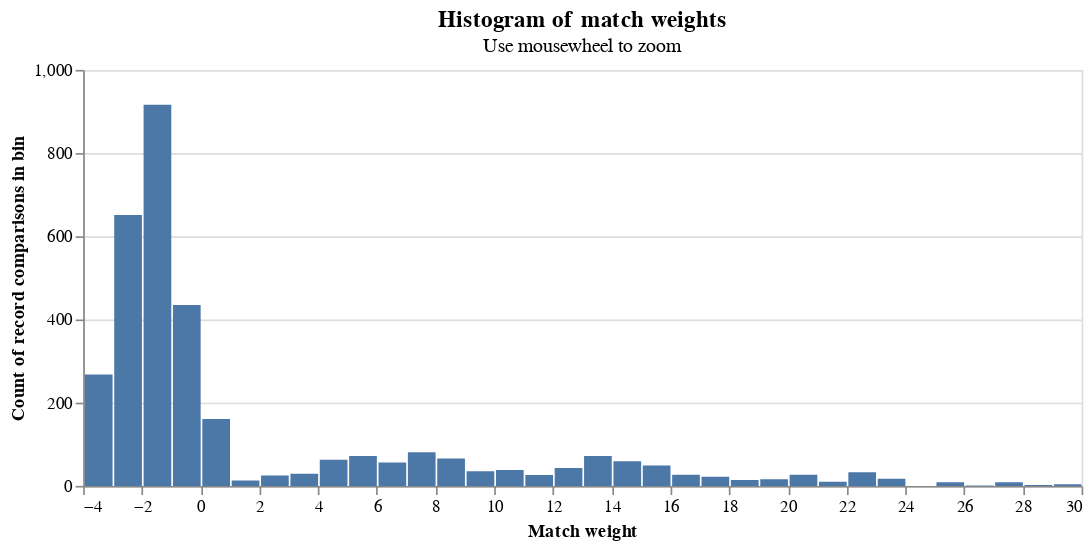

Here is the notebook cell this chart was saved with:
### Markdown cell above
A histogram showing the distribution of match weights can be viewed as follows

### Code cell
linker.match_weight_histogram(df_predictions)

### Figure 1 — Vega-Lite specification as saved in the notebook (floating-point values rounded to 4 significant figures)
{"$schema": "https://vega.github.io/schema/vega-lite/v4.8.1.json", "config": {"title": {"fontSize": 14}}, "data": {"values": [{"binwidth": 1, "count_rows": 268, "splink_score_bin_high": -3, "splink_score_bin_low": -4}, {"binwidth": 1, "count_rows": 651, "splink_score_bin_high": -2, "splink_score_bin_low": -3}, {"binwidth": 1, "count_rows": 916, "splink_score_bin_high": -1, "splink_score_bin_low": -2}, {"binwidth": 1, "count_rows": 435, "splink_score_bin_high": 0, "splink_score_bin_low": -1}, {"binwidth": 1, "count_rows": 161, "splink_score_bin_high": 1, "splink_score_bin_low": 0}, {"binwidth": 1, "count_rows": 13, "splink_score_bin_high": 2, "splink_score_bin_low": 1}, {"binwidth": 1, "count_rows": 25, "splink_score_bin_high": 3, "splink_score_bin_low": 2}, {"binwidth": 1, "count_rows": 29, "splink_score_bin_high": 4, "splink_score_bin_low": 3}, {"binwidth": 1, "count_rows": 63, "splink_score_bin_high": 5, "splink_score_bin_low": 4}, {"binwidth": 1, "count_rows": 72, "splink_score_bin_high": 6, "splink_score_bin_low": 5}, {"binwidth": 1, "count_rows": 56, "splink_score_bin_high": 7, "splink_score_bin_low": 6}, {"binwidth": 1, "count_rows": 81, "splink_score_bin_high": 8, "splink_score_bin_low": 7}, {"binwidth": 1, "count_rows": 66, "splink_score_bin_high": 9, "splink_score_bin_low": 8}, {"binwidth": 1, "count_rows": 35, "splink_score_bin_high": 10, "splink_score_bin_low": 9}, {"binwidth": 1, "count_rows": 38, "splink_score_bin_high": 11, "splink_score_bin_low": 10}, {"binwidth": 1, "count_rows": 26, "splink_score_bin_high": 12, "splink_score_bin_low": 11}, {"binwidth": 1, "count_rows": 43, "splink_score_bin_high": 13, "splink_score_bin_low": 12}, {"binwidth": 1, "count_rows": 72, "splink_score_bin_high": 14, "splink_score_bin_low": 13}, {"binwidth": 1, "count_rows": 59, "splink_score_bin_high": 15, "splink_score_bin_low": 14}, {"binwidth": 1, "count_rows": 49, "splink_score_bin_high": 16, "splink_score_bin_low": 15}, {"binwidth": 1, "count_rows": 27, "splink_score_bin_high": 17, "splink_score_bin_low": 16}, {"binwidth": 1, "count_rows": 22, "splink_score_bin_high": 18, "splink_score_bin_low": 17}, {"binwidth": 1, "count_rows": 14, "splink_score_bin_high": 19, "splink_score_bin_low": 18}, {"binwidth": 1, "count_rows": 16, "splink_score_bin_high": 20, "splink_score_bin_low": 19}, {"binwidth": 1, "count_rows": 27, "splink_score_bin_high": 21, "splink_score_bin_low": 20}, {"binwidth": 1, "count_rows": 10, "splink_score_bin_high": 22, "splink_score_bin_low": 21}, {"binwidth": 1, "count_rows": 33, "splink_score_bin_high": 23, "splink_score_bin_low": 22}, {"binwidth": 1, "count_rows": 17, "splink_score_bin_high": 24, "splink_score_bin_low": 23}, {"binwidth": 1, "count_rows": 9, "splink_score_bin_high": 26, "splink_score_bin_low": 25}, {"binwidth": 1, "count_rows": 1, "splink_score_bin_high": 27, "splink_score_bin_low": 26}, {"binwidth": 1, "count_rows": 9, "splink_score_bin_high": 28, "splink_score_bin_low": 27}, {"binwidth": 1, "count_rows": 2, "splink_score_bin_high": 29, "splink_score_bin_low": 28}, {"binwidth": 1, "count_rows": 4, "splink_score_bin_high": 30, "splink_score_bin_low": 29}]}, "encoding": {"tooltip": [{"field": "count_rows", "title": "Count in bin", "type": "quantitative"}], "x": {"axis": {"title": "Match weight"}, "bin": "binned", "field": "splink_score_bin_low", "type": "quantitative"}, "x2": {"field": "splink_score_bin_high"}, "y": {"axis": {"title": "Count of record comparisons in bin"}, "field": "count_rows", "type": "quantitative"}}, "height": 250, "mark": "bar", "selection": {"selector076": {"bind": "scales", "encodings": ["y"], "type": "interval"}}, "title": {"subtitle": "Use mousewheel to zoom", "text": "Histogram of match weights"}, "width": 600}
